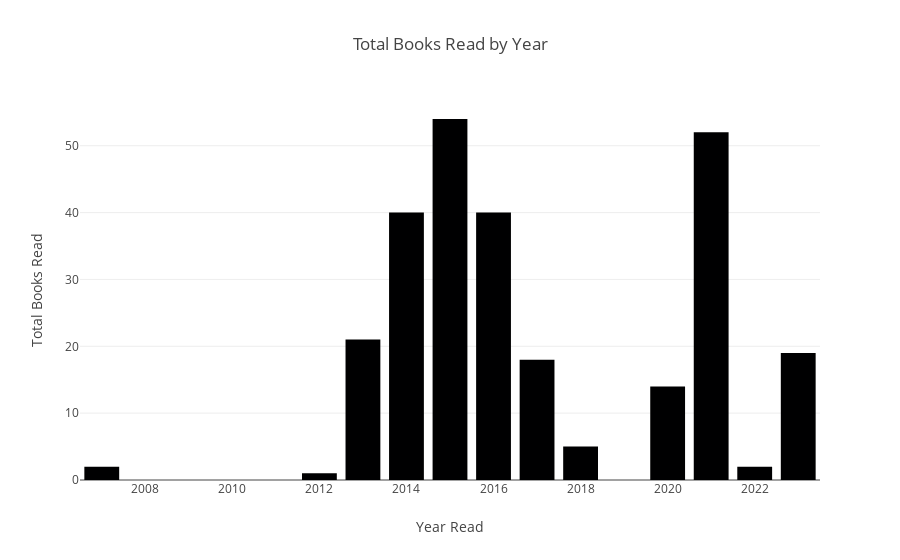

The notebook cell this image was saved under:
### Code cell
grouped_df = df.groupby(['Year Read']).count().reset_index()

fig = px.bar(grouped_df,
             x='Year Read',
             y='Title',
             title='Total Books Read by Year',
             labels={
                 'Year Read':'Year Read',
                 'Title':'Total Books Read'}
             )
fig.show()

### Figure 1 — Plotly figure (JSON) as saved in the notebook; plotly's stock layout.template omitted (floating-point values rounded to 4 significant figures)
{"data": [{"alignmentgroup": "True", "hovertemplate": "Year Read=%{x}<br>Total Books Read=%{y}<extra></extra>", "legendgroup": "", "marker": {"color": "#000001", "pattern": {"shape": ""}}, "name": "", "offsetgroup": "", "orientation": "v", "showlegend": false, "textposition": "auto", "type": "bar", "x": [2007, 2012, 2013, 2014, 2015, 2016, 2017, 2018, 2020, 2021, 2022, 2023], "xaxis": "x", "y": [2, 1, 21, 40, 54, 40, 18, 5, 14, 52, 2, 19], "yaxis": "y"}], "layout": {"barmode": "relative", "legend": {"tracegroupgap": 0}, "title": {"text": "Total Books Read by Year"}, "xaxis": {"anchor": "y", "domain": [0, 1], "title": {"text": "Year Read"}}, "yaxis": {"anchor": "x", "domain": [0, 1], "title": {"text": "Total Books Read"}}}}
